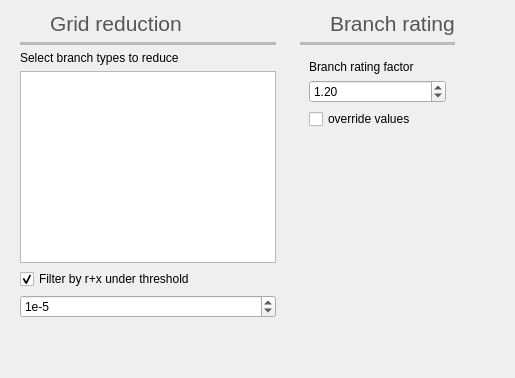
          <widget class="QWidget" name="topology_tab">
           <property name="toolTip">
            <string>Topology settings</string>
           </property>
           <attribute name="icon">
            <iconset resource="../Icons/icons.qrc">
             <normaloff>:/Icons/icons/automatic_layout.png</normaloff>:/Icons/icons/automatic_layout.png</iconset>
           </attribute>
           <attribute name="title">
            <string>Tplgy</string>
           </attribute>
           <attribute name="toolTip">
            <string>Topology related settings</string>
           </attribute>
           <layout class="QGridLayout" name="gridLayout_17">
            <item row="0" column="2">
             <spacer name="horizontalSpacer_18">
              <property name="orientation">
               <enum>Qt::Orientation::Horizontal</enum>
              </property>
              <property name="sizeHint" stdset="0">
               <size>
                <width>40</width>
                <height>20</height>
               </size>
              </property>
             </spacer>
            </item>
            <item row="0" column="0">
             <widget class="QFrame" name="frame_27">
              <property name="frameShape">
               <enum>QFrame::Shape::NoFrame</enum>
              </property>
              <property name="frameShadow">
               <enum>QFrame::Shadow::Raised</enum>
              </property>
              <layout class="QVBoxLayout" name="verticalLayout_21">
               <property name="topMargin">
                <number>0</number>
               </property>
               <item>
                <widget class="QFrame" name="frame_48">
                 <property name="frameShape">
                  <enum>QFrame::Shape::NoFrame</enum>
                 </property>
                 <property name="frameShadow">
                  <enum>QFrame::Shadow::Raised</enum>
                 </property>
                 <layout class="QHBoxLayout" name="horizontalLayout_20">
                  <property name="leftMargin">
                   <number>0</number>
                  </property>
                  <property name="topMargin">
                   <number>0</number>
                  </property>
                  <property name="rightMargin">
                   <number>0</number>
                  </property>
                  <property name="bottomMargin">
                   <number>0</number>
                  </property>
                  <item>
                   <widget class="QLabel" name="label_80">
                    <property name="minimumSize">
                     <size>
                      <width>24</width>
                      <height>24</height>
                     </size>
                    </property>
                    <property name="maximumSize">
                     <size>
                      <width>24</width>
                      <height>24</height>
                     </size>
                    </property>
                    <property name="text">
                     <string/>
                    </property>
                    <property name="pixmap">
                     <pixmap resource="../Icons/icons.qrc">:/Icons/icons/grid_reduction.png</pixmap>
                    </property>
                    <property name="scaledContents">
                     <bool>true</bool>
                    </property>
                   </widget>
                  </item>
                  <item>
                   <widget class="QLabel" name="label_81">
                    <property name="palette">
                     <palette>
                      <active>
                       <colorrole role="WindowText">
                        <brush brushstyle="SolidPattern">
                         <color alpha="255">
                          <red>85</red>
                          <green>87</green>
                          <blue>83</blue>
                         </color>
                        </brush>
                       </colorrole>
                      </active>
                      <inactive>
                       <colorrole role="WindowText">
                        <brush brushstyle="SolidPattern">
                         <color alpha="255">
                          <red>85</red>
                          <green>87</green>
                          <blue>83</blue>
                         </color>
                        </brush>
                       </colorrole>
                      </inactive>
                      <disabled>
                       <colorrole role="WindowText">
                        <brush brushstyle="SolidPattern">
                         <color alpha="255">
                          <red>190</red>
                          <green>190</green>
                          <blue>190</blue>
                         </color>
                        </brush>
                       </colorrole>
                      </disabled>
                     </palette>
                    </property>
                    <property name="font">
                     <font>
                      <pointsize>16</pointsize>
                     </font>
                    </property>
                    <property name="text">
                     <string>Grid reduction</string>
                    </property>
                    <property name="alignment">
                     <set>Qt::AlignmentFlag::AlignBottom|Qt::AlignmentFlag::AlignLeading|Qt::AlignmentFlag::AlignLeft</set>
                    </property>
                   </widget>
                  </item>
                 </layout>
                </widget>
               </item>
               <item>
                <widget class="Line" name="line_20">
                 <property name="palette">
                  <palette>
                   <active>
                    <colorrole role="WindowText">
                     <brush brushstyle="SolidPattern">
                      <color alpha="255">
                       <red>186</red>
                       <green>189</green>
                       <blue>182</blue>
                      </color>
                     </brush>
                    </colorrole>
                   </active>
                   <inactive>
                    <colorrole role="WindowText">
                     <brush brushstyle="SolidPattern">
                      <color alpha="255">
                       <red>186</red>
                       <green>189</green>
                       <blue>182</blue>
                      </color>
                     </brush>
                    </colorrole>
                   </inactive>
                   <disabled>
                    <colorrole role="WindowText">
                     <brush brushstyle="SolidPattern">
                      <color alpha="255">
                       <red>190</red>
                       <green>190</green>
                       <blue>190</blue>
                      </color>
                     </brush>
                    </colorrole>
                   </disabled>
                  </palette>
                 </property>
                 <property name="frameShadow">
                  <enum>QFrame::Shadow::Plain</enum>
                 </property>
                 <property name="lineWidth">
                  <number>4</number>
                 </property>
                 <property name="orientation">
                  <enum>Qt::Orientation::Horizontal</enum>
                 </property>
                </widget>
               </item>
               <item>
                <widget class="QLabel" name="label_59">
                 <property name="text">
                  <string>Select branch types to reduce</string>
                 </property>
                </widget>
               </item>
               <item>
                <widget class="QListView" name="removeByTypeListView"/>
               </item>
               <item>
                <widget class="QCheckBox" name="rxThresholdCheckBox">
                 <property name="text">
                  <string>Filter by r+x under threshold</string>
                 </property>
                 <property name="checked">
                  <bool>true</bool>
                 </property>
                </widget>
               </item>
               <item>
                <widget class="QSpinBox" name="rxThresholdSpinBox">
                 <property name="toolTip">
                  <string>&lt;html&gt;&lt;head/&gt;&lt;body&gt;&lt;p&gt;Exponent of the threshold to use.&lt;/p&gt;&lt;p&gt;threshold = 1x10^-factor&lt;/p&gt;&lt;p&gt;i.e.&lt;/p&gt;&lt;p&gt;factor=3&lt;/p&gt;&lt;p&gt;threshold = 1e-3&lt;/p&gt;&lt;/body&gt;&lt;/html&gt;</string>
                 </property>
                 <property name="prefix">
                  <string>1e-</string>
                 </property>
                 <property name="value">
                  <number>5</number>
                 </property>
                </widget>
               </item>
               <item>
                <spacer name="verticalSpacer_11">
                 <property name="orientation">
                  <enum>Qt::Orientation::Vertical</enum>
                 </property>
                 <property name="sizeHint" stdset="0">
                  <size>
                   <width>20</width>
                   <height>40</height>
                  </size>
                 </property>
                </spacer>
               </item>
              </layout>
             </widget>
            </item>
            <item row="0" column="1">
             <widget class="QFrame" name="frame_31">
              <property name="frameShape">
               <enum>QFrame::Shape::NoFrame</enum>
              </property>
              <property name="frameShadow">
               <enum>QFrame::Shadow::Raised</enum>
              </property>
              <layout class="QVBoxLayout" name="verticalLayout_25">
               <property name="topMargin">
                <number>0</number>
               </property>
               <item>
                <widget class="QFrame" name="frame_50">
                 <property name="frameShape">
                  <enum>QFrame::Shape::NoFrame</enum>
                 </property>
                 <property name="frameShadow">
                  <enum>QFrame::Shadow::Raised</enum>
                 </property>
                 <layout class="QHBoxLayout" name="horizontalLayout_22">
                  <property name="leftMargin">
                   <number>0</number>
                  </property>
                  <property name="topMargin">
                   <number>0</number>
                  </property>
                  <property name="rightMargin">
                   <number>0</number>
                  </property>
                  <property name="bottomMargin">
                   <number>0</number>
                  </property>
                  <item>
                   <widget class="QLabel" name="label_84">
                    <property name="minimumSize">
                     <size>
                      <width>24</width>
                      <height>24</height>
                     </size>
                    </property>
                    <property name="maximumSize">
                     <size>
                      <width>24</width>
                      <height>24</height>
                     </size>
                    </property>
                    <property name="text">
                     <string/>
                    </property>
                    <property name="pixmap">
                     <pixmap resource="../Icons/icons.qrc">:/Icons/icons/rate_br.png</pixmap>
                    </property>
                    <property name="scaledContents">
                     <bool>true</bool>
                    </property>
                   </widget>
                  </item>
                  <item>
                   <widget class="QLabel" name="label_85">
                    <property name="palette">
                     <palette>
                      <active>
                       <colorrole role="WindowText">
                        <brush brushstyle="SolidPattern">
                         <color alpha="255">
                          <red>85</red>
                          <green>87</green>
                          <blue>83</blue>
                         </color>
                        </brush>
                       </colorrole>
                      </active>
                      <inactive>
                       <colorrole role="WindowText">
                        <brush brushstyle="SolidPattern">
                         <color alpha="255">
                          <red>85</red>
                          <green>87</green>
                          <blue>83</blue>
                         </color>
                        </brush>
                       </colorrole>
                      </inactive>
                      <disabled>
                       <colorrole role="WindowText">
                        <brush brushstyle="SolidPattern">
                         <color alpha="255">
                          <red>190</red>
                          <green>190</green>
                          <blue>190</blue>
                         </color>
                        </brush>
                       </colorrole>
                      </disabled>
                     </palette>
                    </property>
                    <property name="font">
                     <font>
                      <pointsize>16</pointsize>
                     </font>
                    </property>
                    <property name="text">
                     <string>Branch rating</string>
                    </property>
                    <property name="alignment">
                     <set>Qt::AlignmentFlag::AlignBottom|Qt::AlignmentFlag::AlignLeading|Qt::AlignmentFlag::AlignLeft</set>
                    </property>
                   </widget>
                  </item>
                 </layout>
                </widget>
               </item>
               <item>
                <widget class="Line" name="line_8">
                 <property name="palette">
                  <palette>
                   <active>
                    <colorrole role="WindowText">
                     <brush brushstyle="SolidPattern">
                      <color alpha="255">
                       <red>186</red>
                       <green>189</green>
                       <blue>182</blue>
                      </color>
                     </brush>
                    </colorrole>
                   </active>
                   <inactive>
                    <colorrole role="WindowText">
                     <brush brushstyle="SolidPattern">
                      <color alpha="255">
                       <red>186</red>
                       <green>189</green>
                       <blue>182</blue>
                      </color>
                     </brush>
                    </colorrole>
                   </inactive>
                   <disabled>
                    <colorrole role="WindowText">
                     <brush brushstyle="SolidPattern">
                      <color alpha="255">
                       <red>190</red>
                       <green>190</green>
                       <blue>190</blue>
                      </color>
                     </brush>
                    </colorrole>
                   </disabled>
                  </palette>
                 </property>
                 <property name="frameShadow">
                  <enum>QFrame::Shadow::Plain</enum>
                 </property>
                 <property name="lineWidth">
                  <number>4</number>
                 </property>
                 <property name="orientation">
                  <enum>Qt::Orientation::Horizontal</enum>
                 </property>
                </widget>
               </item>
               <item>
                <widget class="QFrame" name="frame_23">
                 <property name="frameShape">
                  <enum>QFrame::Shape::NoFrame</enum>
                 </property>
                 <property name="frameShadow">
                  <enum>QFrame::Shadow::Raised</enum>
                 </property>
                 <layout class="QVBoxLayout" name="verticalLayout_15">
                  <item>
                   <widget class="QLabel" name="label_34">
                    <property name="text">
                     <string>Branch rating factor</string>
                    </property>
                   </widget>
                  </item>
                  <item>
                   <widget class="QDoubleSpinBox" name="branch_rating_doubleSpinBox">
                    <property name="toolTip">
                     <string>&lt;html&gt;&lt;head/&gt;&lt;body&gt;&lt;p&gt;Factor to aply to the branch calculated power to use as rating&lt;/p&gt;&lt;/body&gt;&lt;/html&gt;</string>
                    </property>
                    <property name="minimum">
                     <double>1.000000000000000</double>
                    </property>
                    <property name="maximum">
                     <double>100.000000000000000</double>
                    </property>
                    <property name="singleStep">
                     <double>0.100000000000000</double>
                    </property>
                    <property name="value">
                     <double>1.200000000000000</double>
                    </property>
                   </widget>
                  </item>
                  <item>
                   <widget class="QCheckBox" name="rating_override_checkBox">
                    <property name="text">
                     <string>override values</string>
                    </property>
                   </widget>
                  </item>
                 </layout>
                </widget>
               </item>
               <item>
                <spacer name="verticalSpacer_15">
                 <property name="orientation">
                  <enum>Qt::Orientation::Vertical</enum>
                 </property>
                 <property name="sizeHint" stdset="0">
                  <size>
                   <width>20</width>
                   <height>40</height>
                  </size>
                 </property>
                </spacer>
               </item>
              </layout>
             </widget>
            </item>
           </layout>
          </widget>
